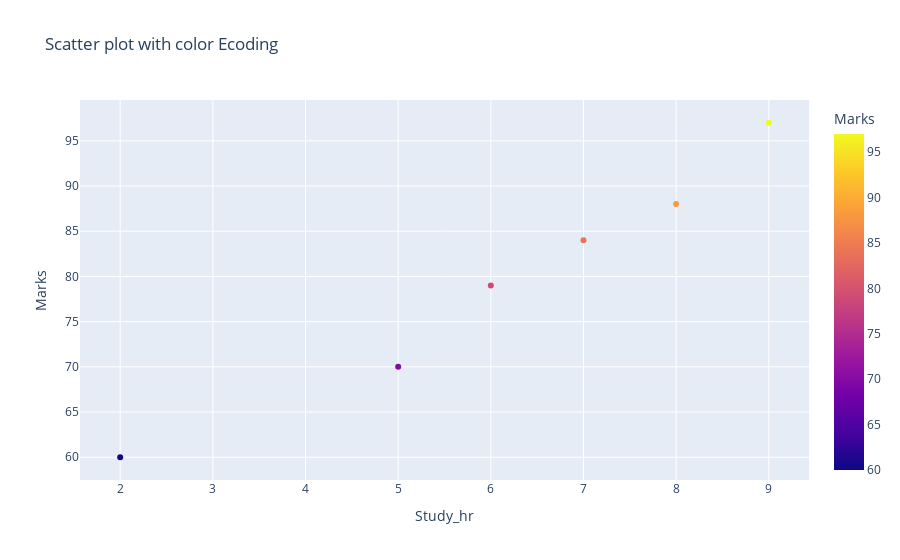

The notebook cell this image was saved under:
### Markdown cell above
### Scatter Plot Example 3: Scatter Plot with Color

### Code cell
fig=px.scatter(df,x='Study_hr',y='Marks',
               color='Marks',
               title='Scatter plot with color Ecoding')
fig.show()

### Figure 1 — Plotly figure (JSON) as saved in the notebook; plotly's stock layout.template omitted (floating-point values rounded to 4 significant figures)
{"data": [{"hovertemplate": "Study_hr=%{x}<br>Marks=%{marker.color}<extra></extra>", "legendgroup": "", "marker": {"color": [60, 70, 79, 84, 88, 97], "coloraxis": "coloraxis", "symbol": "circle"}, "mode": "markers", "name": "", "orientation": "v", "showlegend": false, "type": "scatter", "x": [2, 5, 6, 7, 8, 9], "xaxis": "x", "y": [60, 70, 79, 84, 88, 97], "yaxis": "y"}], "layout": {"autosize": true, "coloraxis": {"colorbar": {"title": {"text": "Marks"}}, "colorscale": [[0, "#0d0887"], [0.1111, "#46039f"], [0.2222, "#7201a8"], [0.3333, "#9c179e"], [0.4444, "#bd3786"], [0.5556, "#d8576b"], [0.6667, "#ed7953"], [0.7778, "#fb9f3a"], [0.8889, "#fdca26"], [1, "#f0f921"]]}, "legend": {"tracegroupgap": 0}, "title": {"text": "Scatter plot with color Ecoding"}, "xaxis": {"anchor": "y", "autorange": true, "domain": [0, 1], "range": [1.571, 9.429], "title": {"text": "Study_hr"}, "type": "linear"}, "yaxis": {"anchor": "x", "autorange": true, "domain": [0, 1], "range": [56.95, 100.1], "title": {"text": "Marks"}, "type": "linear"}}}
